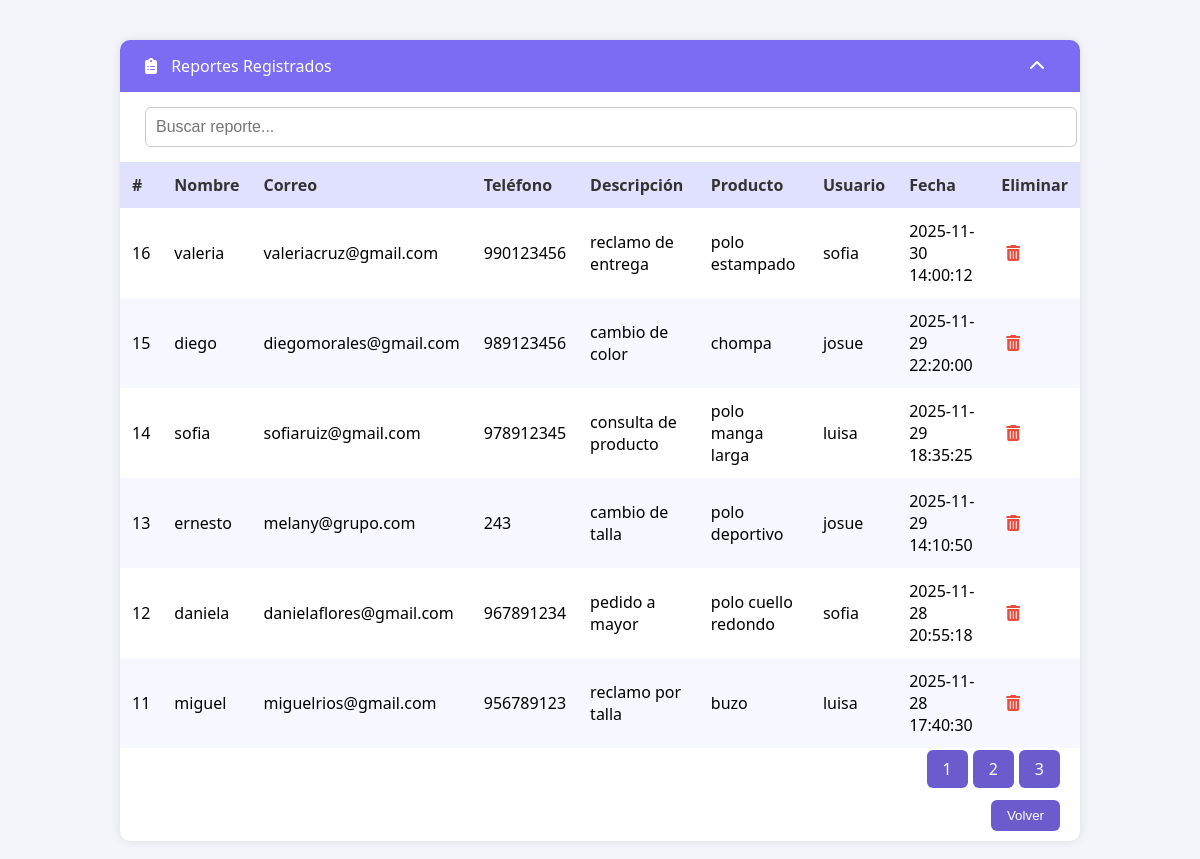
The app's page /tablareportvent.php with its own data.
### tables this page shows
CREATE TABLE `reportes` (
  `id` int NOT NULL,
  `nombre` varchar(100) DEFAULT NULL,
  `correo` varchar(100) DEFAULT NULL,
  `telefono` varchar(20) DEFAULT NULL,
  `direccion` text,
  `descripcion` text,
  `producto` varchar(200) DEFAULT NULL,
  `usuario` varchar(100) DEFAULT NULL,
  `fecha` timestamp NULL DEFAULT CURRENT_TIMESTAMP
);

### tablareportvent.php (the view, shortened to what this page needs)
<!DOCTYPE html>
<html lang="es">
<head>
    <link rel="stylesheet" href="https://cdnjs.cloudflare.com/ajax/libs/font-awesome/6.5.0/css/all.min.css">
</head>
<body>
<div class="container">
    <div class="header">
        <div><i class="fas fa-clipboard-list"></i> Reportes Registrados</div>
        <i class="fas fa-chevron-up"></i>
    </div>
    <div class="search-box">
        <input type="text" id="search" placeholder="Buscar reporte..." onkeyup="buscar()">
    </div>
    <table>
        <thead>
            <tr>
                <th>#</th>
                <th>Nombre</th>
                <th>Correo</th>
                <th>Teléfono</th>
                <th>Descripción</th>
                <th>Producto</th>
                <th>Usuario</th>
                <th>Fecha</th>
                <th>Eliminar</th>
            </tr>
        </thead>
        <tbody>
        <?php
        $conn = new mysqli("localhost", "root", "", "textil_db");
        $por_pagina = 6;
        $pagina = isset($_GET['pagina']) ? intval($_GET['pagina']) : 1;
        $inicio = ($pagina - 1) * $por_pagina;
        $total_resultados = $conn->query("SELECT COUNT(*) AS total FROM reportes")->fetch_assoc()['total'];
        $total_paginas = ceil($total_resultados / $por_pagina);
        $resultado = $conn->query("SELECT * FROM reportes ORDER BY fecha DESC LIMIT $inicio, $por_pagina");
        if ($resultado->num_rows > 0) {
            while ($fila = $resultado->fetch_assoc()) {
                echo "<tr>";
                echo "<td>" . $fila['id'] . "</td>";
                echo "<td>" . htmlspecialchars($fila['nombre']) . "</td>";
                echo "<td>" . htmlspecialchars($fila['correo']) . "</td>";
                echo "<td>" . htmlspecialchars($fila['telefono']) . "</td>";
                echo "<td>" . htmlspecialchars($fila['descripcion']) . "</td>";
                echo "<td>" . htmlspecialchars($fila['producto']) . "</td>";
                echo "<td>" . htmlspecialchars($fila['usuario']) . "</td>";
                echo "<td>" . htmlspecialchars($fila['fecha']) . "</td>";
                echo "<td class='actions'>
                        <a href='?eliminar=" . $fila['id'] . "' onclick=\"return confirm('¿Eliminar este reporte?');\">
                            <i class='fas fa-trash-alt'></i>
                        </a>
                      </td>";
                echo "</tr>";
            }
        } else {
            echo "<tr><td colspan='9'>No hay reportes registrados.</td></tr>";
        }
        ?>
        </tbody>
    </table>
    <div class="pagination">
        <?php
        for ($i = 1; $i <= $total_paginas; $i++) {
            echo "<a href='?pagina=$i'>$i</a>";
        }
        ?>
    </div>
    <div class="footer">
        <button onclick="window.location.href='dashboard.php'">Volver</button>
    </div>
</div>
</body>
</html>

### tablareportvent.php (style rules this page uses)
body { font-family: 'Segoe UI', sans-serif; margin: 0; padding: 0; background-color: #f4f4fb; }
.header { background-color: #7b6cf3; color: white; padding: 15px 25px; display: flex; align-items: center; justify-content: space-between; border-radius: 10px 10px 0 0; }
.header i { margin-right: 10px; }
.container { width: 80%; max-width: 1000px; margin: 40px auto; background-color: white; box-shadow: 0 0 10px rgba(0, 0, 0, 0.1); border-radius: 10px; }
table { width: 100%; border-collapse: collapse; }
th, td { padding: 12px; text-align: left; }
th { background-color: #e0e0ff; color: #333; }
tr:nth-child(even) { background-color: #f7f7ff; }
.actions i { margin: 0 5px; cursor: pointer; color: #e74c3c; }
.footer, .pagination { text-align: right; padding: 10px 20px; }
.footer button, .pagination a { background-color: #6b5bcd; color: white; border: none; padding: 8px 16px; border-radius: 6px; cursor: pointer; text-decoration: none; margin-left: 5px; }
.search-box { padding: 15px 25px; }
.search-box input { width: 100%; padding: 10px; border: 1px solid #ccc; border-radius: 6px; font-size: 16px; }

### records on screen
reportes: id "16", nombre "valeria", correo "valeriacruz@gmail.com", telefono "990123456", descripcion "reclamo de entrega", producto "polo estampado", usuario "sofia", fecha "2025-11-30 14:00:12"
reportes: id "15", nombre "diego", correo "diegomorales@gmail.com", telefono "989123456", descripcion "cambio de color", producto "chompa", usuario "josue", fecha "2025-11-29 22:20:00"
reportes: id "14", nombre "sofia", correo "sofiaruiz@gmail.com", telefono "978912345", descripcion "consulta de producto", producto "polo manga larga", usuario "luisa", fecha "2025-11-29 18:35:25"
reportes: id "13", nombre "ernesto", correo "melany@grupo.com", telefono "243", descripcion "cambio de talla", producto "polo deportivo", usuario "josue", fecha "2025-11-29 14:10:50"
reportes: id "12", nombre "daniela", correo "danielaflores@gmail.com", telefono "967891234", descripcion "pedido a mayor", producto "polo cuello redondo", usuario "sofia", fecha "2025-11-28 20:55:18"
reportes: id "11", nombre "miguel", correo "miguelrios@gmail.com", telefono "956789123", descripcion "reclamo por talla", producto "buzo", usuario "luisa", fecha "2025-11-28 17:40:30"
